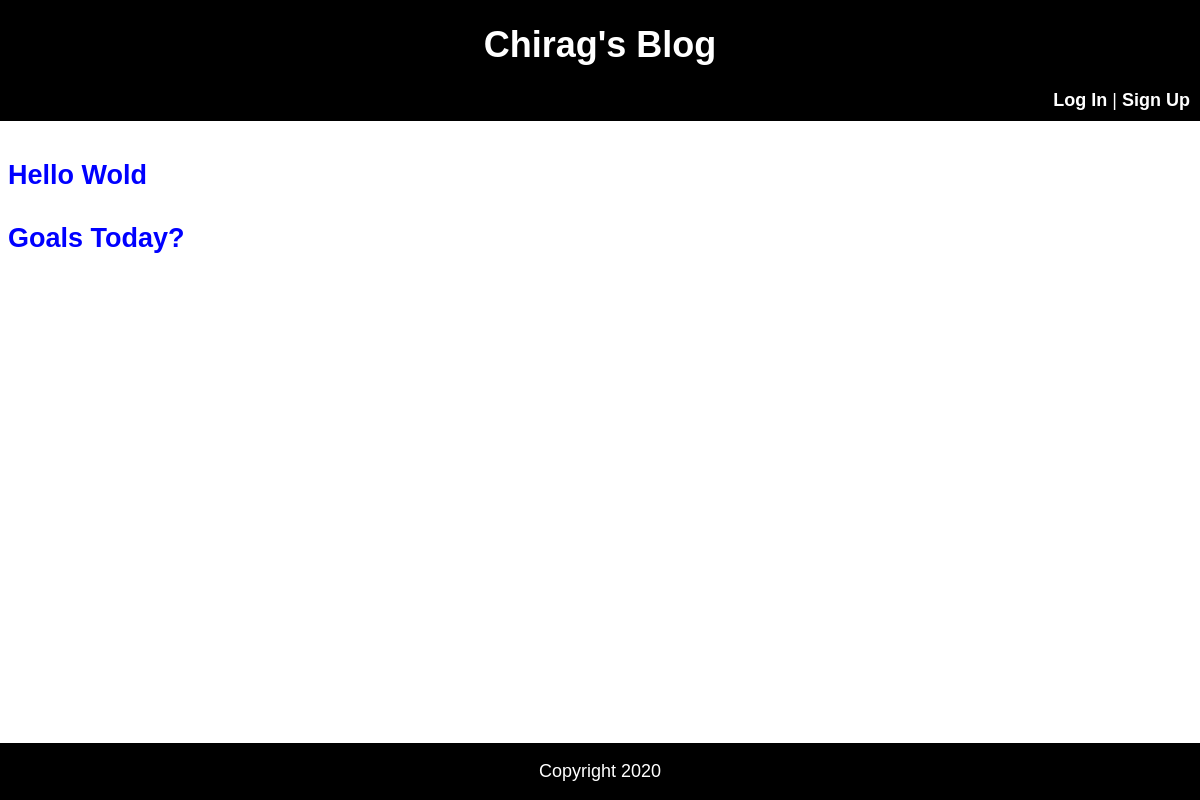
The app's page /, older data.
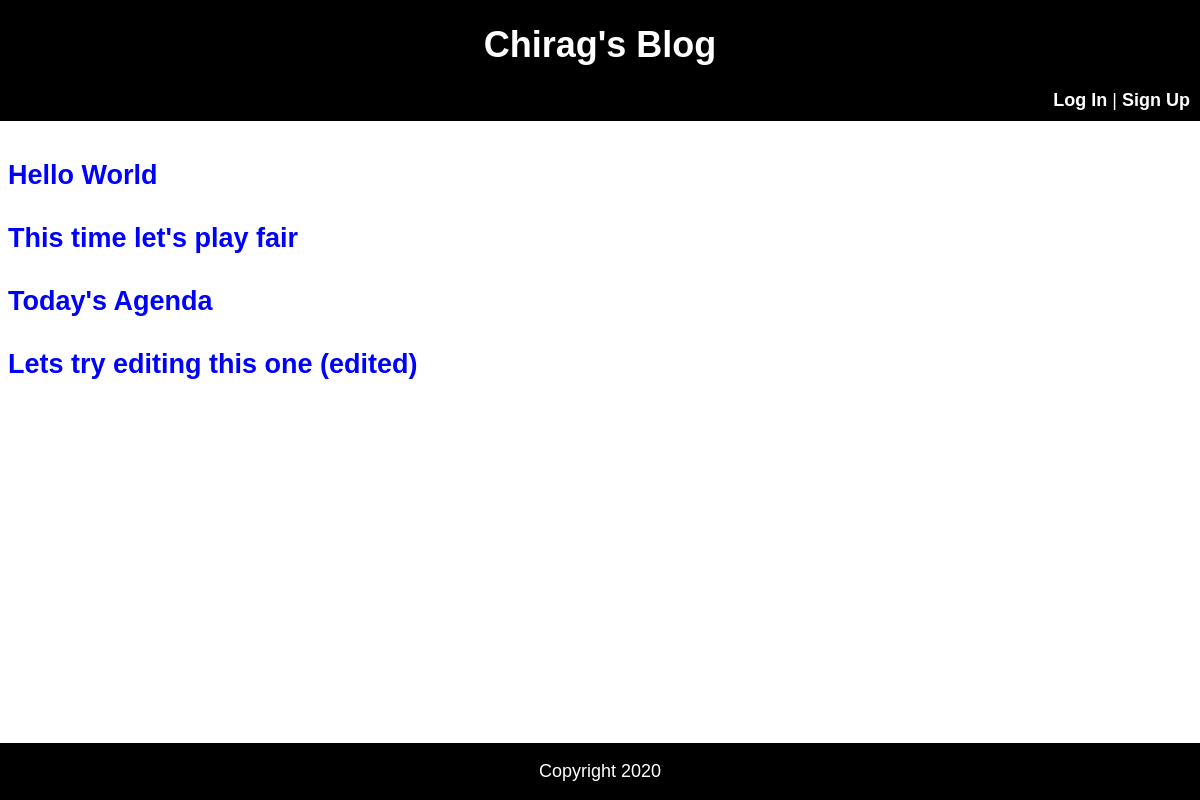
The same page, newer data.
### blog/models.py (models this page shows, shortened)
class Post(models.Model):
    title = models.CharField(max_length=200)
    author = models.ForeignKey('auth.User', on_delete=models.CASCADE)
    body = models.TextField()

### blog/views.py (the view)
# urls.py: path('', BlogListView.as_view(), name='home'),
class BlogListView(ListView):
    model = Post
    template_name = 'blog/home.html'
    context_object_name = 'post_list'

### blog/templates/blog/home.html (shortened to what this page needs)
{% extends 'blog/base.html' %}
{% block content %}
{% for post in post_list %}
<div class = post-entry>
    <h2><a href="{% url 'post_detail' post.pk %}">{{ post.title }}</a></h2>
</div>
{% endfor %}
{% endblock content%}

### blog/templates/blog/base.html (shortened to what this page needs)
{% load static %}
<!DOCTYPE html>
<html lang="en">
<head>
    <link rel="stylesheet" href="{% static 'css/base.css' %}">
</head>
<body>
    <header>
        <h1><a href= "{% url 'home' %}">Chirag's Blog</a></h1>
        <div class='login'>
            {% if user.is_authenticated %}
                <a href="{% url 'logout' %}">Sign Out</a>
            {% else %}
                <a href="{% url 'login' %}">Log In</a> | <a href="{% url 'signup' %}">Sign Up</a>
            {% endif %}
        </div>
    </header>
    <div class='posts'>
        {% block content %}
        {% endblock content %}
    </div>
    <footer>
        <p>Copyright 2020</p>
    </footer>
</body>
</html>

### static/css/base.css (style rules this page uses)
body { font-family: 'Source Sans Pro', sans-serif; font-size: 18px; }
header { position: fixed; left: 0; top: 0; width: 100%; background-color: black; color: white; text-align: center; }
header h1 a { color: white; text-decoration: none; text-align: center; }
.posts { margin-top: 10rem; }
.login { color: white; text-decoration: none; text-align: right; padding-right: 10px; padding-bottom: 10px; }
.login a { color: white; text-decoration: none; font-weight: bold; text-align: right; }
.post-entry { margin-bottom: 2rem; }
.post-entry h2 { margin: 0.5rem 0; }
.post-entry h2 a, .post-entry h2 a:visited { color: blue; text-decoration: none; }
footer { position: fixed; left: 0; bottom: 0; width: 100%; background-color: black; color: white; text-align: center; }

Row changes from the older to the newer data that the page shows:
removed Post: title "Hello Wold"
removed Post: title "Goals Today?"
added Post: title "Hello World"
added Post: title "This time let's play fair"
added Post: title "Today's Agenda"
added Post: title "Lets try editing this one (edited)"
